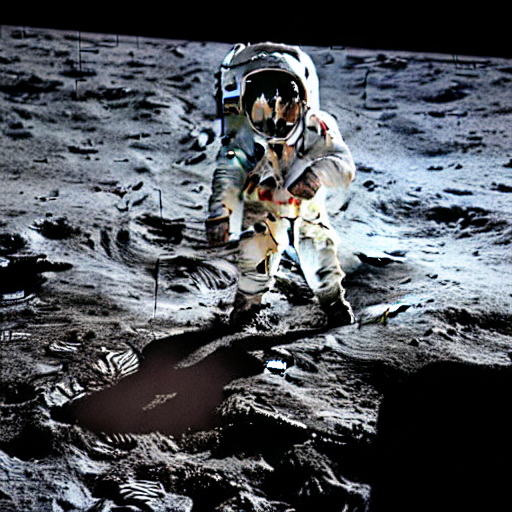
#> input picture Selfie on the moonnowatermark.png, 512 x 512 px; the run also reads 1 picture not shown here
$ python watemarkfinder.py
#> lines starting #> are read from the running program, lines starting #| are printed output that depends on the picture
from PIL import Image, ImageChops

# Load the images
image1_path = 'Selfie on the moonnowatermark.png'
image2_path = 'Selfie on the moon.png'
image1 = Image.open(image1_path)
#> image1 is the input picture: PIL image 512x512 RGB; mean R, G, B 79, 83.1, 89.1
image2 = Image.open(image2_path)

# Convert images to the same mode and size if necessary
if image1.mode != image2.mode or image1.size != image2.size:
    image1 = image1.convert('RGB')
    image2 = image2.convert('RGB')
    image1 = image1.resize(image2.size)

# Find differences
diff = ImageChops.difference(image1, image2)
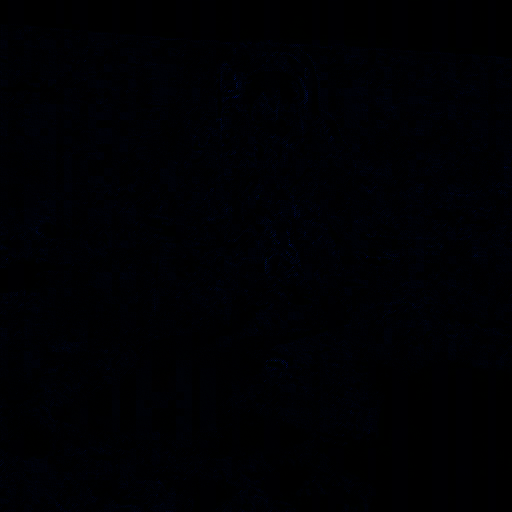
#> diff: PIL image 512x512 RGB; mean R, G, B 0.1, 0.7, 3.4

# Check if there's any difference
bbox = diff.getbbox()
#> bbox = (0, 0, 512, 512)
if bbox is not None:
    # Highlight differences
    diff = diff.point(lambda x: x > 0 and 255)
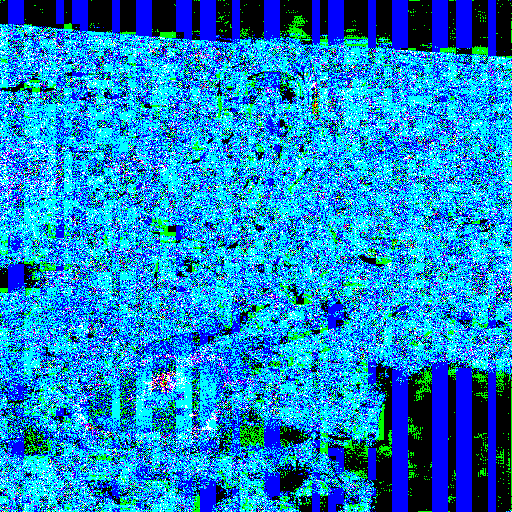
#> diff: PIL image 512x512 RGB; mean R, G, B 21.9, 134.6, 201
    mask = diff.convert("1")
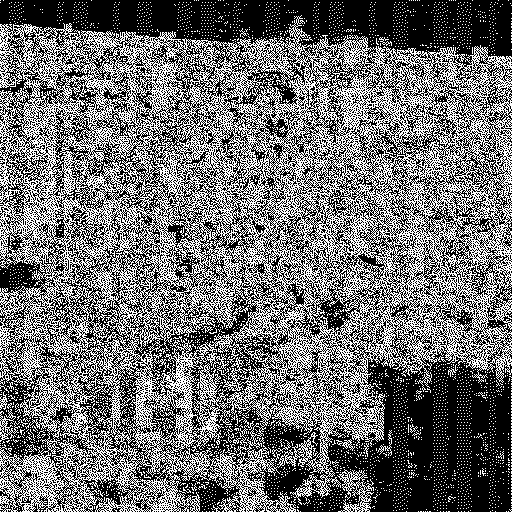
#> mask: PIL image 512x512 1; 43.4% white in thin lines or dots
    image_highlighted = image2.copy()
    image_highlighted.paste(Image.new("RGB", image2.size, "red"), mask=mask)
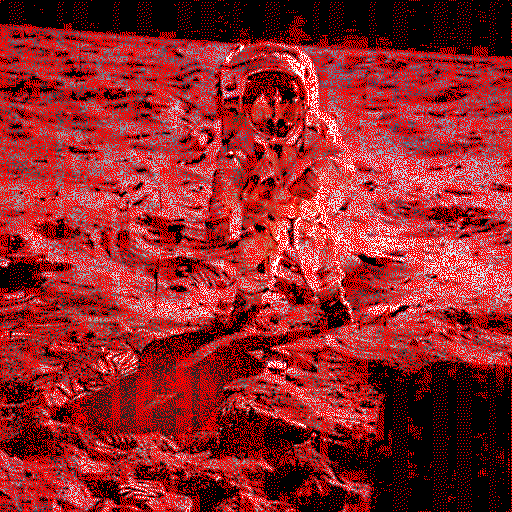
#> image_highlighted: PIL image 512x512 RGB; mean R, G, B 147.6, 38.8, 41.3
else:
    image_highlighted = None

# Save or show result
if image_highlighted:
    highlighted_path = 'difference_highlighted.png'
    image_highlighted.save(highlighted_path)
    result = highlighted_path
else:
    result = "No differences found."

result
